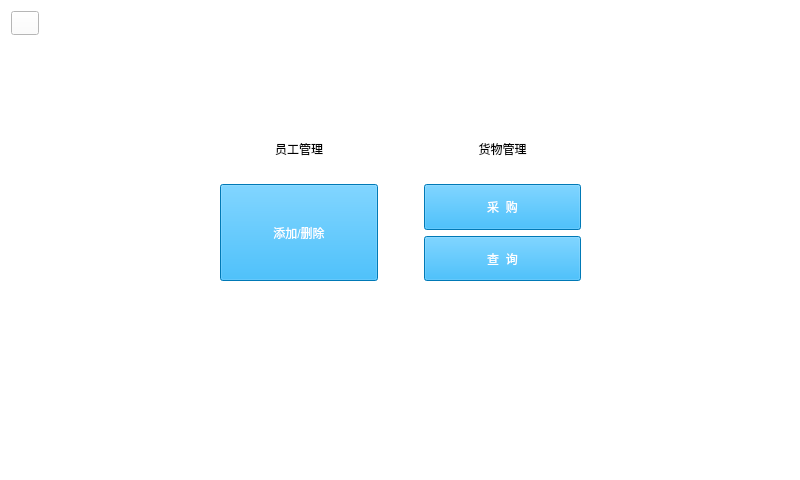
<?xml version="1.0" encoding="UTF-8"?>
<ui version="4.0">
 <class>adminWindow</class>
 <widget class="QMainWindow" name="adminWindow">
  <property name="geometry">
   <rect>
    <x>0</x>
    <y>0</y>
    <width>800</width>
    <height>480</height>
   </rect>
  </property>
  <property name="windowTitle">
   <string>MainWindow</string>
  </property>
  <property name="styleSheet">
   <string notr="true">color: rgb(255, 255, 255);
background-color: rgb(255, 255, 255);</string>
  </property>
  <widget class="QWidget" name="centralwidget">
   <widget class="QPushButton" name="returnBtn">
    <property name="geometry">
     <rect>
      <x>11</x>
      <y>11</y>
      <width>28</width>
      <height>24</height>
     </rect>
    </property>
    <property name="styleSheet">
     <string notr="true">background-color: rgb(255, 255, 255);</string>
    </property>
    <property name="text">
     <string/>
    </property>
    <property name="icon">
     <iconset resource="res.qrc">
      <normaloff>:/image/icon/return.png</normaloff>:/image/icon/return.png</iconset>
    </property>
   </widget>
   <widget class="QWidget" name="layoutWidget">
    <property name="geometry">
     <rect>
      <x>220</x>
      <y>140</y>
      <width>361</width>
      <height>141</height>
     </rect>
    </property>
    <layout class="QHBoxLayout" name="horizontalLayout">
     <item>
      <layout class="QVBoxLayout" name="verticalLayout">
       <item>
        <widget class="QLabel" name="label">
         <property name="styleSheet">
          <string notr="true">font: 18pt &quot;黑体&quot;;
color: rgb(0, 0, 0);</string>
         </property>
         <property name="text">
          <string>员工管理</string>
         </property>
         <property name="alignment">
          <set>Qt::AlignCenter</set>
         </property>
        </widget>
       </item>
       <item>
        <spacer name="verticalSpacer">
         <property name="orientation">
          <enum>Qt::Vertical</enum>
         </property>
         <property name="sizeType">
          <enum>QSizePolicy::Fixed</enum>
         </property>
         <property name="sizeHint" stdset="0">
          <size>
           <width>20</width>
           <height>20</height>
          </size>
         </property>
        </spacer>
       </item>
       <item>
        <widget class="QPushButton" name="staffBtn">
         <property name="sizePolicy">
          <sizepolicy hsizetype="Expanding" vsizetype="Expanding">
           <horstretch>0</horstretch>
           <verstretch>0</verstretch>
          </sizepolicy>
         </property>
         <property name="styleSheet">
          <string notr="true">font: 14pt &quot;黑体&quot;;
color: rgb(255, 255, 255);
background-color: rgb(0, 170, 255);</string>
         </property>
         <property name="text">
          <string>添加/删除</string>
         </property>
        </widget>
       </item>
      </layout>
     </item>
     <item>
      <spacer name="horizontalSpacer">
       <property name="orientation">
        <enum>Qt::Horizontal</enum>
       </property>
       <property name="sizeType">
        <enum>QSizePolicy::Fixed</enum>
       </property>
       <property name="sizeHint" stdset="0">
        <size>
         <width>40</width>
         <height>50</height>
        </size>
       </property>
      </spacer>
     </item>
     <item>
      <layout class="QVBoxLayout" name="verticalLayout_2">
       <item>
        <widget class="QLabel" name="label_2">
         <property name="styleSheet">
          <string notr="true">font: 18pt &quot;黑体&quot;;
color: rgb(0, 0, 0);</string>
         </property>
         <property name="text">
          <string>货物管理</string>
         </property>
         <property name="alignment">
          <set>Qt::AlignCenter</set>
         </property>
        </widget>
       </item>
       <item>
        <spacer name="verticalSpacer_2">
         <property name="orientation">
          <enum>Qt::Vertical</enum>
         </property>
         <property name="sizeType">
          <enum>QSizePolicy::Fixed</enum>
         </property>
         <property name="sizeHint" stdset="0">
          <size>
           <width>20</width>
           <height>20</height>
          </size>
         </property>
        </spacer>
       </item>
       <item>
        <widget class="QPushButton" name="goodsBtn">
         <property name="sizePolicy">
          <sizepolicy hsizetype="Expanding" vsizetype="Expanding">
           <horstretch>0</horstretch>
           <verstretch>0</verstretch>
          </sizepolicy>
         </property>
         <property name="styleSheet">
          <string notr="true">font: 14pt &quot;黑体&quot;;
color: rgb(255, 255, 255);
background-color: rgb(0, 170, 255);</string>
         </property>
         <property name="text">
          <string>采  购</string>
         </property>
        </widget>
       </item>
       <item>
        <widget class="QPushButton" name="goodsInquiryBtn">
         <property name="sizePolicy">
          <sizepolicy hsizetype="Expanding" vsizetype="Expanding">
           <horstretch>0</horstretch>
           <verstretch>0</verstretch>
          </sizepolicy>
         </property>
         <property name="styleSheet">
          <string notr="true">font: 14pt &quot;黑体&quot;;
color: rgb(255, 255, 255);
background-color: rgb(0, 170, 255);</string>
         </property>
         <property name="text">
          <string>查  询</string>
         </property>
        </widget>
       </item>
      </layout>
     </item>
    </layout>
   </widget>
  </widget>
  <widget class="QStatusBar" name="statusbar"/>
 </widget>
 <resources>
  <include location="res.qrc"/>
 </resources>
 <connections/>
</ui>
